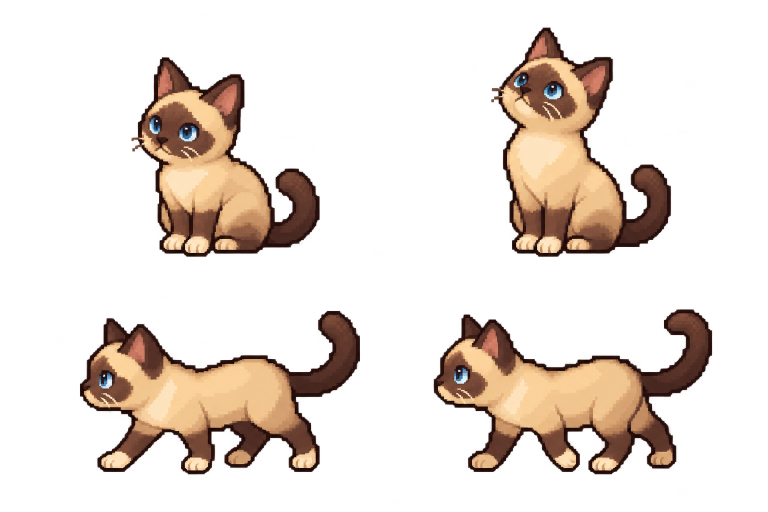
#> input picture assets/generated/cat-siamese-v1/core-source.png, 1536 x 1024 px (shown at 1/2 size)
$ python crop.py
#> lines starting #> are read from the running program, lines starting #| are printed output that depends on the picture
from PIL import Image
from pathlib import Path
import json
r=Path(__file__).parent;frames=[]
# Source rectangles measured from actual sheet, never assumed regular cells.
specs=[('core-source.png',0.03275,[('idle',(230,70,680,540),(402,504),(366,192)),('lookUp',(950,20,1410,540),(1109,504),(1100,120)),('walkA',(120,560,760,1000),(418,938),(256,695)),('walkB',(820,560,1480,1000),(1149,938),(962,688))]),('behaviors-source.png',0.02948,[('swish',(100,20,590,530),(292,504),(268,144)),('blink',(610,20,1040,530),(771,504),(748,144)),('happy',(1080,20,1536,530),(1249,504),(1224,144)),('sleep',(0,580,530,980),(260,920),(173,735)),('groomA',(570,530,1040,1000),(767,958),(730,607)),('groomB',(1080,530,1536,1000),(1249,958),(1238,614))]),('interaction-source.png',0.02721,[('stretch',(80,0,790,520),(432,497),(350,303)),('watch',(940,0,1480,520),(1139,503),(1136,118)),('nuzzleA',(230,520,730,1024),(408,969),(373,587)),('nuzzleB',(910,520,1410,1024),(1099,969),(1078,608))])]
specs=[(src,sc,[i for i in items if not i[0].startswith('nuzzle')]) for src,sc,items in specs]
specs.append(('nuzzle-raised-source.png',0.0188,[('nuzzleA',(0,0,830,1024),(392,897),(360,236)),('nuzzleB',(830,0,1536,1024),(1044,897),(1080,246))]))
for source,scale,items in specs:
 im=Image.open(r/source)
#> im is the input picture: PIL image 1536x1024 RGBA; mean R, G, B, A 62.1, 43.4, 32, 59.2
 for name,reg,foot,head in items:
  p=im.crop(reg);b=p.getchannel('A').point(lambda a:255 if a>128 else 0).getbbox();box=(max(0,reg[0]+b[0]-10),max(0,reg[1]+b[1]-10),min(im.width,reg[0]+b[2]+10),min(im.height,reg[1]+b[3]+10));p=im.crop(box);p.save(r/('siamese-'+name+'.png'));a=p.getchannel('A');b=a.point(lambda v:255 if v>128 else 0).getbbox();frames.append({'state':name,'file':str(r/('siamese-'+name+'.png')),'source':source,'source_crop':box,'size':p.size,'bbox':{'x':b[0],'y':b[1],'w':b[2]-b[0],'h':b[3]-b[1]},'foot':{'x':foot[0]-box[0],'y':foot[1]-box[1]},'headContact':{'x':head[0]-box[0],'y':head[1]-box[1]},'sourceToWorldScale':scale,'alpha_extrema':a.getextrema(),'transparent_pixels':a.histogram()[0]})
#> this loop made 4 passes
#> box on passes 1 to 4: (253, 105, 649, 523), (973, 45, 1352, 523), (150, 612, 730, 959), (858, 609, 1434, 959)
#> pass 1, `p = im.crop(reg)`:
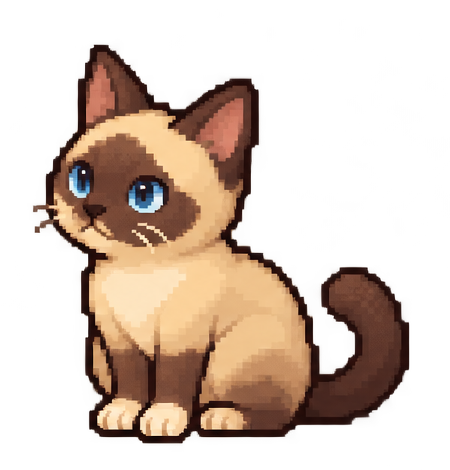
#> p: PIL image 450x470 RGBA; mean R, G, B, A 86.3, 60.3, 44.8, 99; transparent parts drawn white
#> pass 1, `p = im.crop(box)`:
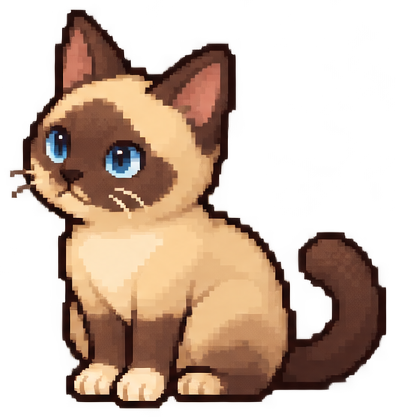
#> p: PIL image 396x418 RGBA; mean R, G, B, A 102, 72.2, 53.8, 126.5; transparent parts drawn white
#> pass 1, `a = p.getchannel('A')`:
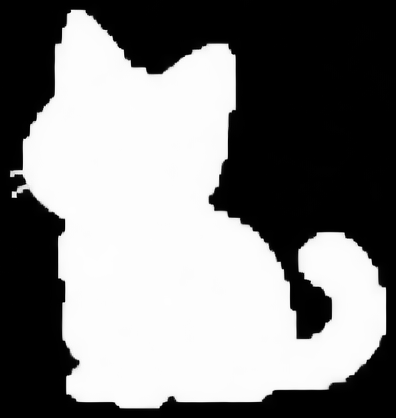
#> a: PIL image 396x418 L; min 0, max 254, mean 126.5
#> pass 2, `p = im.crop(reg)`:
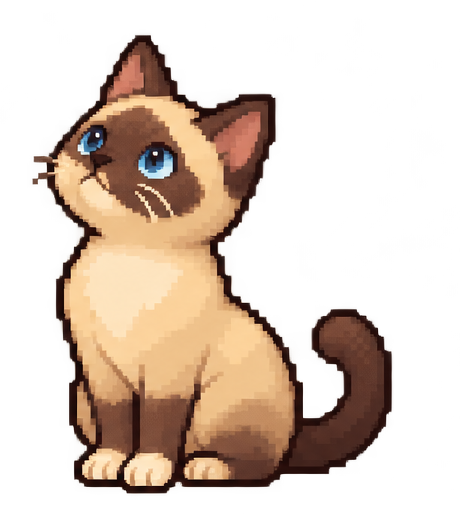
#> p: PIL image 460x520 RGBA; mean R, G, B, A 90, 64.2, 47.8, 96.9; transparent parts drawn white
#> after the loop:
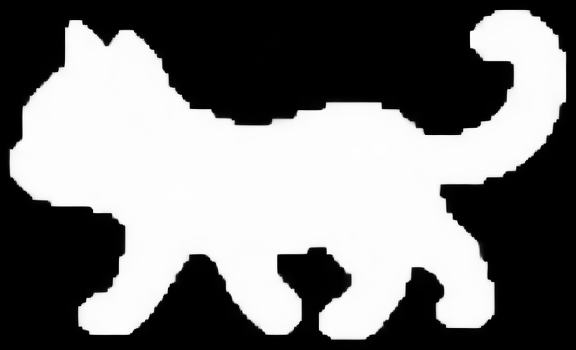
#> a: PIL image 576x350 L; min 0, max 254, mean 121.2
#> after the loop:
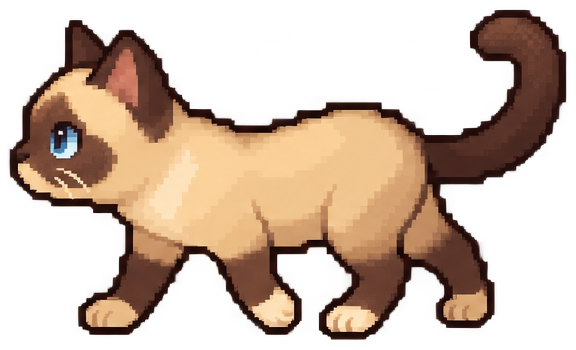
#> p: PIL image 576x350 RGBA; mean R, G, B, A 107.8, 76.9, 56.5, 121.2; transparent parts drawn white
#> after the loop, frames = 4 items
#> pass 2 of the loop `for source,scale,items in specs:`:
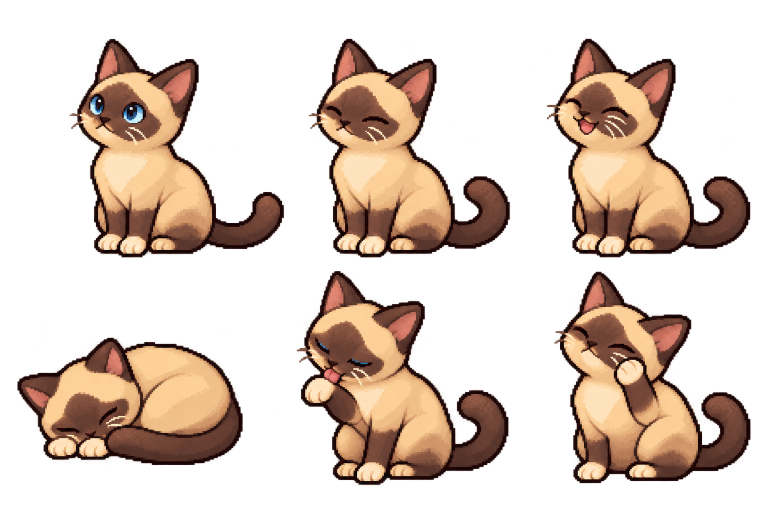
#> input picture assets/generated/cat-siamese-v1/behaviors-source.png, 1536 x 1024 px (shown at 1/2 size)
#> im is the input picture: PIL image 1536x1024 RGBA; mean R, G, B, A 87.6, 60.3, 45, 90.2
#> the loop `for name,reg,foot,head in items:` made 6 passes
#> box on passes 1 to 6: (129, 68, 578, 525), (608, 68, 1029, 525), (1084, 68, 1510, 525), (25, 666, 495, 940), (584, 532, 1027, 980), (1099, 534, 1511, 976)
#> after the loop `for name,reg,foot,head in items:`:
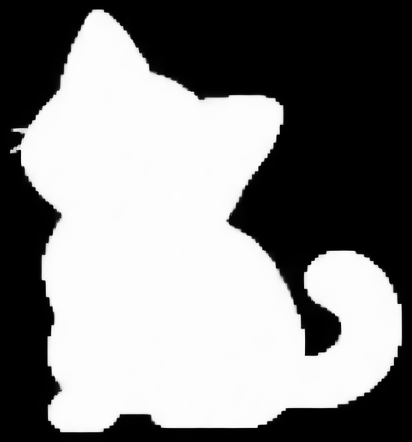
#> a: PIL image 412x442 L; min 0, max 254, mean 131.1
#> after the loop `for name,reg,foot,head in items:`:
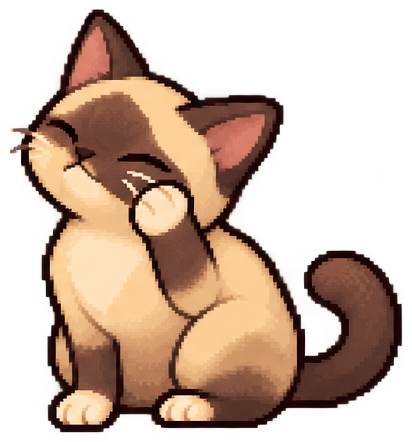
#> p: PIL image 412x442 RGBA; mean R, G, B, A 110.4, 76.7, 57.6, 131.1; transparent parts drawn white
#> after the loop `for name,reg,foot,head in items:`: frames = 10 items
#> pass 3 of the loop `for source,scale,items in specs:`:
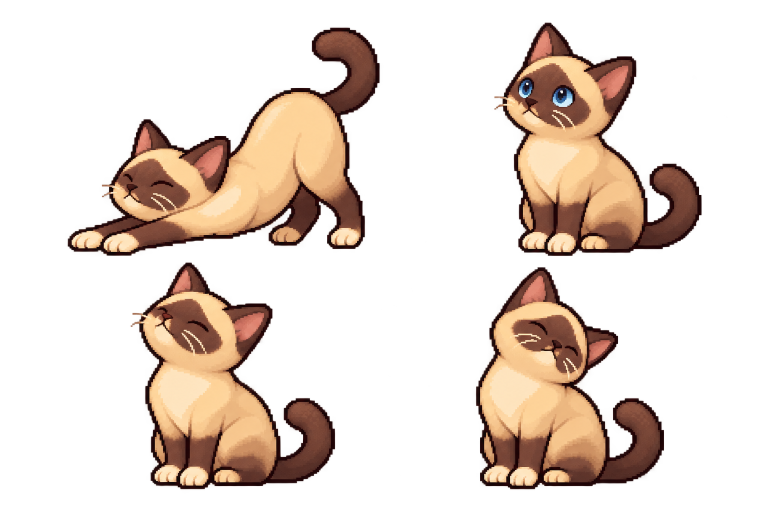
#> input picture assets/generated/cat-siamese-v1/interaction-source.png, 1536 x 1024 px (shown at 1/2 size)
#> im is the input picture: PIL image 1536x1024 RGBA; mean R, G, B, A 72, 49.3, 36.7, 71.3
#> the loop `for name,reg,foot,head in items:` made 2 passes
#> box on passes 1 to 2: (126, 45, 769, 521), (979, 35, 1413, 522)
#> after the loop `for name,reg,foot,head in items:`:
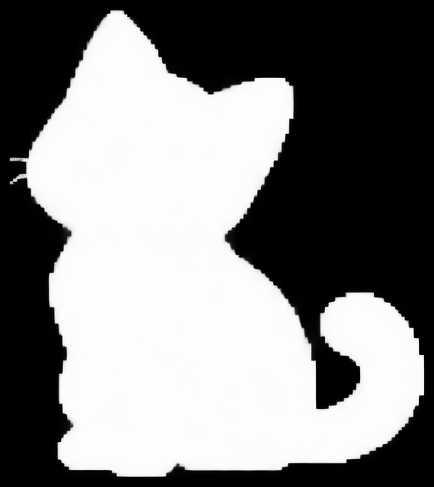
#> a: PIL image 434x487 L; min 0, max 254, mean 128.4
#> after the loop `for name,reg,foot,head in items:`:
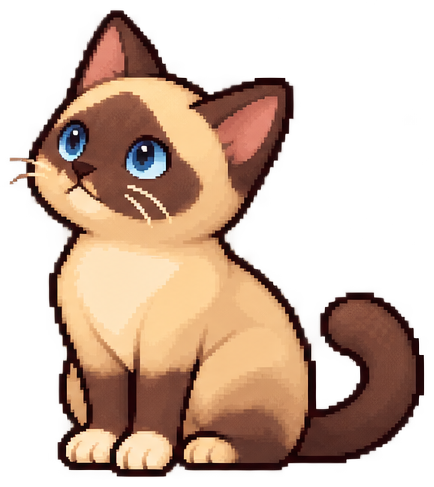
#> p: PIL image 434x487 RGBA; mean R, G, B, A 109.1, 75.7, 57.2, 128.4; transparent parts drawn white
#> after the loop `for name,reg,foot,head in items:`: frames = 12 items
#> the loop made 4 passes; the first 3 are shown
(r/'renderer-manifest.json').write_text(json.dumps({'breed':'siamese','name':'Mocha / 摩卡','bboxAlphaThreshold':'alpha > 128; excludes faint fringe, not all-nonzero-alpha','oldCanvasSizes':{'normal':[18,14],'lookUpAndNuzzle':[18,18]},'facingConvention':{'walkA':'head-left','walkB':'head-left','other':'front-three-quarter head slightly left; interaction may tilt'},'scaleNote':'Sheet-level scale estimate matches physical head width, not individual bbox height. All frames on each sheet share scale. Runtime refinement needed; no image distortion applied.','anchorNote':'Manual source-pixel estimates for grounded support midpoint and forehead/crown between ears, not ear tips. Verify pet contact in runtime.','frames':frames},indent=2));print([(f['state'],f['size'],f['bbox'],f['headContact']) for f in frames])
